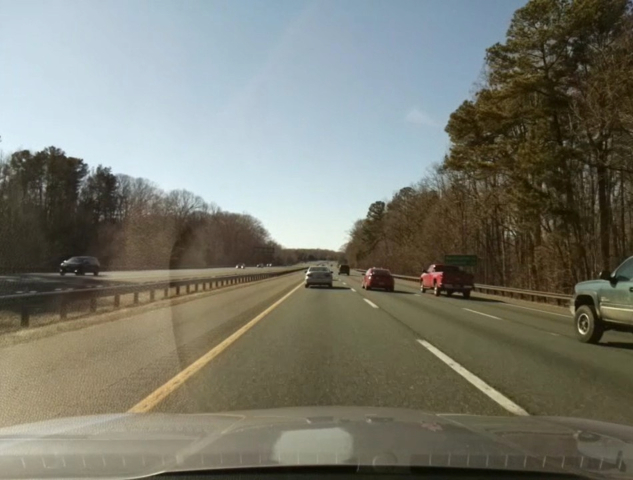
#> input picture testimage_Spring2026_yellow.jpg, 633 x 480 px
$ python -i lanedetection.py   (imports and definitions only)
#> lines starting #> are read from the running program, lines starting #| are printed output that depends on the picture; after the words box and inside, x2 and y2 are one past the last pixel; in counts of white or black regions, pixels touching at a corner belong together
#> further down, picture is the input picture: shape (480, 633, 3); mean B, G, R 110.9, 122.1, 121.6
# ENME 489Y: Remote Sensing
# Week 4: Basic Lane Detection
# Code includes lane averaging

# https://docs.opencv.org/3.0-beta/doc/py_tutorials/py_imgproc/py_houghlines/py_houghlines.html

# Processing pipeline:
# 1. Open video .avi/.mp4 file & grab single frame
# 2. Snip the region of interest
# 3. Mask the region of interest
# 4. Convert RGB to HSV & detect lane lines (yellow & white)
# 5. Grayscale & B/W threshold
# 6. Gaussian blur
# 7. Canny edge detection
# 8. Retrieve Hough lines
# 9. Consolidate and extrapolate lines & apply them to the original frame
#10. Identify right & left lane lines
#11. Plot boundary of lane (green) & lane lanes (red) on the original frame
#12. Repeat process until end of video file

# Import packages
import numpy as np
import cv2
import imutils

# [12 lines not run here, left out]

# Initialize arrays for averaging across multiple frames
x_1 = []; x_2 = []; x_3 = []; x_4 = []; y_1 = []; y_2 = []; y_3 = []; y_4 = []

# Snip/Region-of-Interest dimensions
aa = 0; bb = 600

# Grab single frame from video stream
# [20 lines left out: functions grab_frame, snip_image, mask_image, not called in this run]

# Mask frame for color of lane lines, convert to grayscale then black/white to binary image
def thres_image(img):
    hsv = cv2.cvtColor(img, cv2.COLOR_BGR2HSV)
#> hsv: shape (480, 633, 3); mean H, S, V 46.8, 74.6, 131.5
    gray = cv2.cvtColor(img, cv2.COLOR_BGR2GRAY)
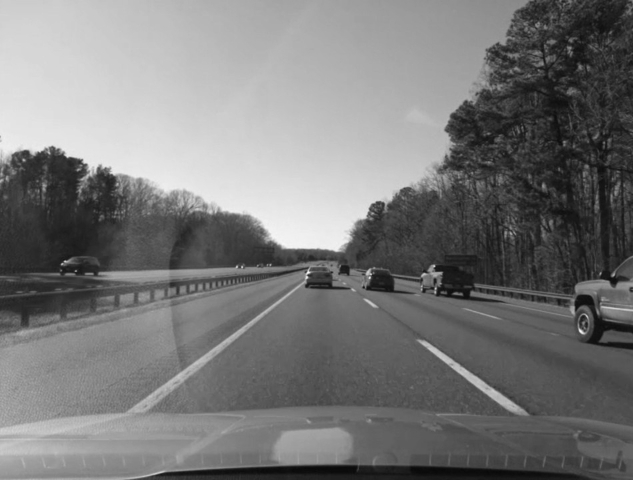
#> gray: shape (480, 633); min 8, max 249, mean 120.6
    yellowLower = np.array([0, 65, 164]); yellowUpper = np.array([255, 255, 255])
    whiteLower = np.array([0, 0, 208]); whiteUpper = np.array([255, 255, 255])
    yellow_mask = cv2.inRange(hsv, yellowLower, yellowUpper); white_mask = cv2.inRange(hsv, whiteLower, whiteUpper)
#> after `yellow_mask = cv2.inRange(hsv, yellowLower, yellowUpper)`:
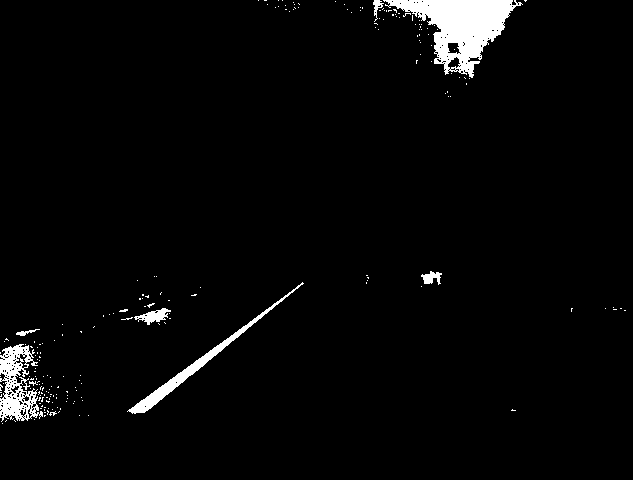
#> yellow_mask: shape (480, 633); 2.9% white; 207 white regions (199 under 20 px), largest, box (x1, y1, x2, y2) and area: (383, 0, 523, 78) 4648, (0, 344, 43, 422) 1735, (127, 282, 304, 414) 1421
#> after `white_mask = cv2.inRange(hsv, whiteLower, whiteUpper)`:
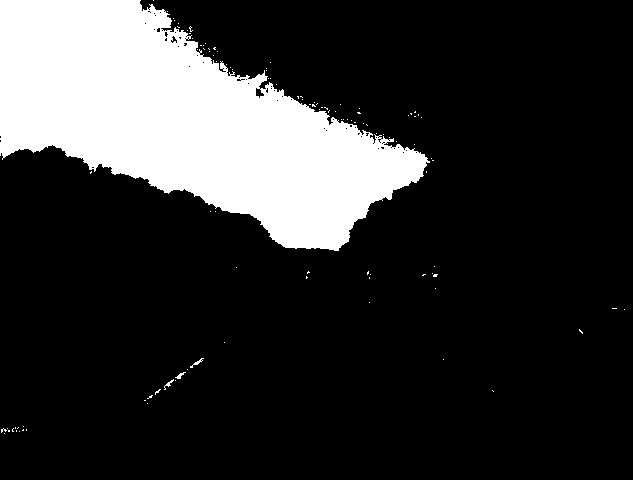
#> white_mask: shape (480, 633); 19.1% white; 109 white regions (105 under 20 px), largest, box (x1, y1, x2, y2) and area: (0, 0, 430, 251) 57698, (190, 358, 204, 368) 35, (175, 372, 186, 379) 30, (164, 379, 174, 390) 30
    full_mask = cv2.bitwise_or(yellow_mask, white_mask)
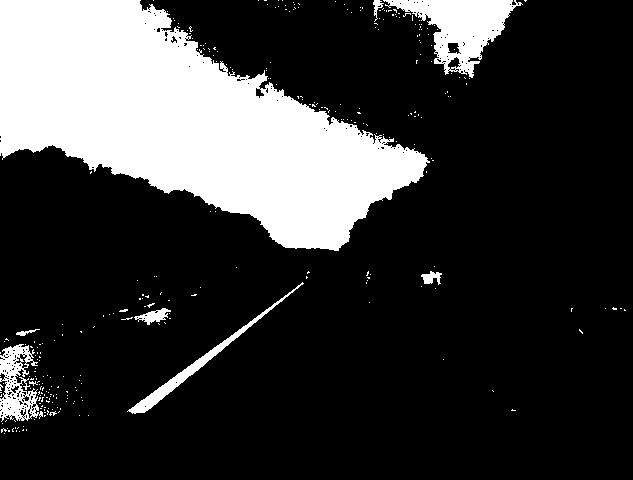
#> full_mask: shape (480, 633); 22% white; 298 white regions (289 under 20 px), largest, box (x1, y1, x2, y2) and area: (0, 0, 430, 251) 57698, (383, 0, 523, 78) 4648, (0, 344, 43, 422) 1735
    frame = cv2.bitwise_or(gray, full_mask)
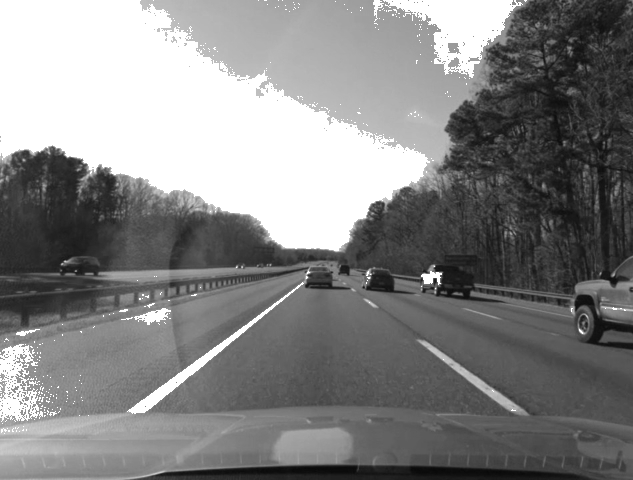
#> frame: shape (480, 633); min 8, max 255, mean 131.9
    thresh = 180
    frame = cv2.threshold(frame, thresh, 255, cv2.THRESH_BINARY)[1]
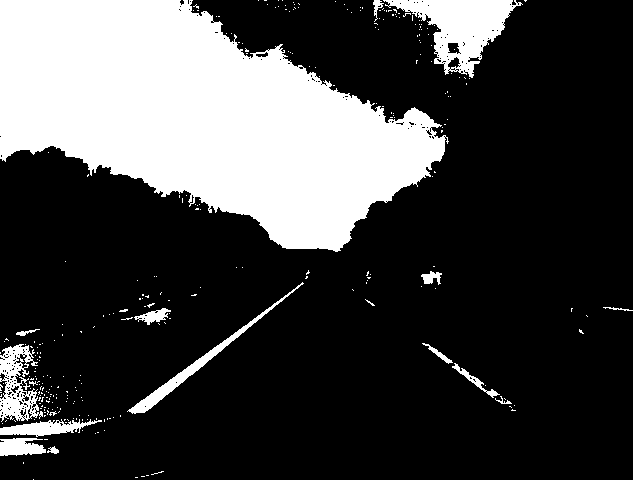
#> frame: shape (480, 633); 26% white; 291 white regions (275 under 20 px), largest, box (x1, y1, x2, y2) and area: (0, 0, 449, 252) 67694, (383, 0, 523, 78) 4648, (0, 344, 43, 422) 1735
    return frame

# Blur image to assist edge detection
def blur_image(img):
    return cv2.GaussianBlur(img, (21, 21), 0)   # (img, kernel size)

# Identify edges & show on screen
def edge_image(img):
    return cv2.Canny(img, 30, 150)  # (img, low thresh, high thres)

# Perform full Hough Transform to identify all possible lane lines
def line_image(img):
    return cv2.HoughLines(img, 1, np.pi / 180, 30)

# plot all lane lines (FOR DEMO PURPOSES ONLY)
# [11 lines left out: function plot_Hough_lines, not called in this run]

# Identify left/right lane lines by selecting the median line found in Hough transform
def median(array):
    return np.median(array)

# Plot left lane line (red)
# [139 lines left out: functions plot_median_left_line, plot_median_right_line, plot_final_lines, main, not called in this run]

# [2 lines not run here, left out]

>>> import cv2
>>> picture = cv2.imread('testimage_Spring2026_yellow.jpg')
>>> result = thres_image(picture)
